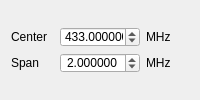
                <widget class="QWidget" name="pageFrqRangeMode">
                 <layout class="QVBoxLayout" name="verticalLayout_24">
                  <item>
                   <layout class="QGridLayout" name="gridLayout_3">
                    <item row="0" column="0">
                     <widget class="QLabel" name="label_7">
                      <property name="text">
                       <string>Center</string>
                      </property>
                     </widget>
                    </item>
                    <item row="0" column="1">
                     <widget class="QDoubleSpinBox" name="spFrqCenterValue">
                      <property name="minimumSize">
                       <size>
                        <width>80</width>
                        <height>20</height>
                       </size>
                      </property>
                      <property name="maximumSize">
                       <size>
                        <width>80</width>
                        <height>20</height>
                       </size>
                      </property>
                      <property name="alignment">
                       <set>Qt::AlignCenter</set>
                      </property>
                      <property name="prefix">
                       <string/>
                      </property>
                      <property name="suffix">
                       <string/>
                      </property>
                      <property name="decimals">
                       <number>6</number>
                      </property>
                      <property name="minimum">
                       <double>389.000000000000000</double>
                      </property>
                      <property name="maximum">
                       <double>464.000000000000000</double>
                      </property>
                      <property name="value">
                       <double>433.000000000000000</double>
                      </property>
                     </widget>
                    </item>
                    <item row="0" column="2">
                     <widget class="QLabel" name="label_8">
                      <property name="text">
                       <string>MHz</string>
                      </property>
                     </widget>
                    </item>
                    <item row="1" column="0">
                     <widget class="QLabel" name="label_9">
                      <property name="text">
                       <string>Span</string>
                      </property>
                     </widget>
                    </item>
                    <item row="1" column="1">
                     <widget class="QDoubleSpinBox" name="spFrqSpanValue">
                      <property name="minimumSize">
                       <size>
                        <width>80</width>
                        <height>20</height>
                       </size>
                      </property>
                      <property name="maximumSize">
                       <size>
                        <width>80</width>
                        <height>20</height>
                       </size>
                      </property>
                      <property name="alignment">
                       <set>Qt::AlignCenter</set>
                      </property>
                      <property name="decimals">
                       <number>6</number>
                      </property>
                      <property name="minimum">
                       <double>0.100000000000000</double>
                      </property>
                      <property name="maximum">
                       <double>75.000000000000000</double>
                      </property>
                      <property name="value">
                       <double>2.000000000000000</double>
                      </property>
                     </widget>
                    </item>
                    <item row="1" column="2">
                     <widget class="QLabel" name="label_10">
                      <property name="text">
                       <string>MHz</string>
                      </property>
                     </widget>
                    </item>
                   </layout>
                  </item>
                 </layout>
                </widget>
